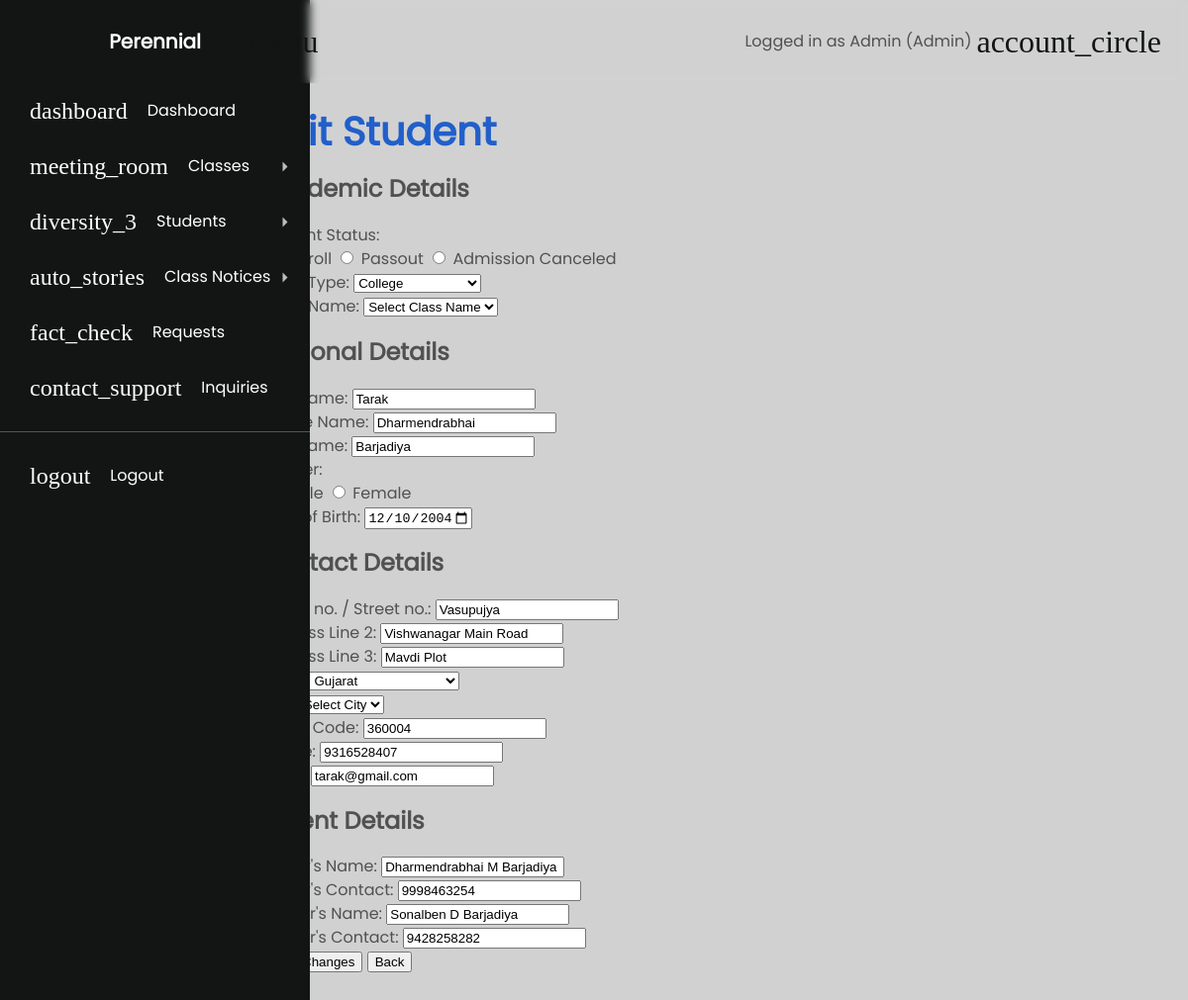
/admin/editStudent.php?id=1 (signed in), run on the app's committed database.
### tables this page shows
CREATE TABLE `student_info` (
  `id` int(11) NOT NULL,
  `class_id` int(11) NOT NULL,
  `enrollment_number` varchar(15) NOT NULL,
  `first_name` varchar(50) NOT NULL,
  `middle_name` varchar(50) NOT NULL,
  `last_name` varchar(50) NOT NULL,
  `gender` enum('Male','Female') NOT NULL,
  `stud_dob` date NOT NULL,
  `stud_address` text NOT NULL,
  `house_no` text NOT NULL,
  `address_2` text NOT NULL,
  `address_3` text NOT NULL,
  `state` text NOT NULL,
  `city` text NOT NULL,
  `postal_code` text NOT NULL,
  `stud_mobile` varchar(15) NOT NULL,
  `stud_email` varchar(50) NOT NULL,
  `father_name` varchar(50) NOT NULL,
  `father_contact` varchar(15) NOT NULL,
  `mother_name` varchar(50) NOT NULL,
  `mother_contact` varchar(15) NOT NULL,
  `fees_pending` decimal(10,2) DEFAULT 0.00,
  `fees_paid` decimal(10,2) DEFAULT 0.00,
  `paid_date` date DEFAULT NULL,
  `stud_status` enum('on roll','passout','admission canceled') NOT NULL DEFAULT 'on roll'
);

CREATE TABLE `classes` (
  `id` int(11) NOT NULL,
  `class_type` enum('College','Other') NOT NULL,
  `class_name` varchar(100) NOT NULL,
  `batch_year` year(4) NOT NULL,
  `creation_date` timestamp NOT NULL DEFAULT current_timestamp(),
  `modification_date` timestamp NOT NULL DEFAULT current_timestamp() ON UPDATE current_timestamp(),
  `class_fees` int(10) NOT NULL
);

### admin/includes/getSession.php (called while the page is built, shortened)
<?php
$userId = $_SESSION['id'];
$sql = "SELECT admin_name FROM admins WHERE id = ?";
$stmt = $conn->prepare($sql);
$stmt->bind_param("i", $userId);
$stmt->execute();
$stmt->bind_result($username);
?>

### admin/editStudent.php (the view, shortened to what this page needs)
<?php
$servername = "localhost";
$username = "root";
$password = "";
$dbname = "sms";
$conn = new mysqli($servername, $username, $password, $dbname);
$student_id = isset($_GET['id']) ? (int)$_GET['id'] : 0;
$selectedClassType = '';
if ($student_id) {
    $sql = "
        SELECT si.*, c.class_type, si.class_id AS selected_class_id, si.state AS selected_state, si.city AS selected_city
        FROM student_info si
        JOIN classes c ON si.class_id = c.id
        WHERE si.id = ?
    ";
    $stmt = $conn->prepare($sql);
    $stmt->bind_param("i", $student_id);
    $stmt->execute();
    $student = $stmt->get_result()->fetch_assoc();
    $selectedClassType = $student['class_type'];
}
$classTypes = [];
$sql = "SELECT DISTINCT class_type FROM classes";
$result = $conn->query($sql);
if ($result->num_rows > 0) {
    while ($row = $result->fetch_assoc()) {
        $classTypes[] = $row['class_type'];
    }
}
?>
<?php include "./includes/sidebar.php" ?>
<!DOCTYPE html>
<html lang="en">
<head>
</head>
<body>
    <h1>Edit Student</h1>
    <form action="handleEditStudent.php" method="post">
        <h2>Academic Details</h2>
        <div class="nice-form-group">
            <label for="Status">Student Status:</label>
            <div class="gender-select">
                <label for="onroll">Onroll</label>
                <input type="radio" id="passout" name="stud_status" value="passout" <?php echo ($student['stud_status'] == 'passout') ? 'checked' : ''; ?> required>
                <label for="passout">Passout</label>
                <input type="radio" id="admsCncl" name="stud_status" value="admission canceled" <?php echo ($student['stud_status'] == 'admission canceled') ? 'checked' : ''; ?> required>
                <label for="admsCncl">Admission Canceled</label>
            </div>
        </div>
        <div class="nice-form-group">
            <label for="class_type">Class Type:</label>
            <select id="class_type" name="class_type" onchange="updateClasses()" required>
                <?php foreach ($classTypes as $type) : ?>
                    <option value="<?php echo htmlspecialchars($type); ?>" <?php echo ($type === $selectedClassType) ? 'selected' : ''; ?>><?php echo htmlspecialchars($type); ?></option>
                <?php endforeach; ?>
            </select>
        </div>
        <div class="nice-form-group">
            <label for="class_name">Class Name:</label>
            <select id="class_name" name="class_name" required>
                <option value="">Select Class Name</option>
            </select>
        </div>
        <h2>Personal Details</h2>
        <div class="nice-form-group">
            <label for="first_name">First Name:</label>
            <input type="text" id="first_name" name="first_name" value="<?php echo htmlspecialchars($student['first_name']); ?>" required>
        </div>
        <div class="nice-form-group">
            <label for="middle_name">Middle Name:</label>
            <input type="text" id="middle_name" name="middle_name" value="<?php echo htmlspecialchars($student['middle_name']); ?>" required>
        </div>
        <div class="nice-form-group">
            <label for="last_name">Last Name:</label>
            <input type="text" id="last_name" name="last_name" value="<?php echo htmlspecialchars($student['last_name']); ?>" required>
        </div>
        <div class="nice-form-group">
            <label for="gender">Gender:</label>
            <div class="gender-select">
                <label for="male">Male</label>
                <input type="radio" id="female" name="gender" value="Female" <?php echo ($student['gender'] == 'Female') ? 'checked' : ''; ?> required>
                <label for="female">Female</label>
            </div>
        </div>
        <div class="nice-form-group">
            <label for="dob">Date of Birth:</label>
            <input type="date" id="dob" name="dob" value="<?php echo htmlspecialchars($student['stud_dob']); ?>" required min="1980-01-01" max="<?php echo date('Y-m-d', strtotime('-5 years')); ?>">
        </div>
        <h2>Contact Details</h2>
        <div class="nice-form-group">
            <label for="house_no">House no. / Street no.:</label>
            <input type="text" id="house_no" name="house_no" value="<?php echo htmlspecialchars($student['house_no']); ?>" required>
        </div>
        <div class="nice-form-group">
            <label for="address_line2">Address Line 2:</label>
            <input type="text" id="address_line2" name="address_line2" value="<?php echo htmlspecialchars($student['address_2']); ?>" required>
        </div>
        <div class="nice-form-group">
            <label for="address_line3">Address Line 3:</label>
            <input type="text" id="address_line3" name="address_line3" value="<?php echo htmlspecialchars($student['address_3']); ?>" required>
        </div>
        <div class="nice-form-group">
            <label for="state">State:</label>
            <select id="state_id" name="state_id" required>
                <option value="">Select State</option>
            </select>
        </div>
        <div class="nice-form-group">
            <label for="city">City:</label>
            <select id="city_id" name="city" required>
                <option value="">Select City</option>
            </select>
        </div>
        <div class="nice-form-group">
            <label for="postal_code">Postal Code:</label>
            <input type="text" id="postal_code" name="postal_code" value="<?php echo htmlspecialchars($student['postal_code']); ?>" required>
        </div>
        <div class="nice-form-group">
            <label for="mobile">Mobile:</label>
            <input type="text" id="mobile" name="mobile" value="<?php echo htmlspecialchars($student['stud_mobile']); ?>" required>
        </div>
        <div class="nice-form-group">
            <label for="email">Email:</label>
            <input type="email" id="email" name="email" value="<?php echo htmlspecialchars($student['stud_email']); ?>" required>
        </div>
        <h2>Parent Details</h2>
        <div class="nice-form-group">
            <label for="father_name">Father's Name:</label>
            <input type="text" id="father_name" name="father_name" value="<?php echo htmlspecialchars($student['father_name']); ?>" required>
        </div>
        <div class="nice-form-group">
            <label for="father_contact">Father's Contact:</label>
            <input type="text" id="father_contact" name="father_contact" value="<?php echo htmlspecialchars($student['father_contact']); ?>" required>
        </div>
        <div class="nice-form-group">
            <label for="mother_name">Mother's Name:</label>
            <input type="text" id="mother_name" name="mother_name" value="<?php echo htmlspecialchars($student['mother_name']); ?>" required>
        </div>
        <div class="nice-form-group">
            <label for="mother_contact">Mother's Contact:</label>
            <input type="text" id="mother_contact" name="mother_contact" value="<?php echo htmlspecialchars($student['mother_contact']); ?>" required>
        </div>
        <button type="submit" class="input-button">Save Changes</button>
        <button type="button" class="input-button" onclick="handleBack()">Back</button>
    </form>
</body>
</html>

### admin/includes/sidebar.php (shortened to what this page needs)
<?php include "./includes/dbconnection.php" ?>
<?php include "./includes/getSession.php" ?>
<?php
$current_page = basename($_SERVER['PHP_SELF']);
?>
<link rel="stylesheet" href="./css/sidebar.css">
<div class='dashboard'>
    <div class="dashboard-nav">
        <header class="collapsed-header">
            <a href="#" class="brand-logo">
                <span>Perennial</span>
            </a>
        </header>
        <nav class="dashboard-nav-list">
            <a href="./dashboard.php" class="dashboard-nav-item <?php echo $current_page == 'dashboard.php' ? 'active' : ''; ?>">
                <span class="nav-m-icon">dashboard</span>
                <span>Dashboard</span>
            </a>
            <div class='dashboard-nav-dropdown'>
                <a href="#!" class="dashboard-nav-item dashboard-nav-dropdown-toggle <?php echo in_array($current_page, ['addClass.php', 'manageClass.php']) ? 'active' : ''; ?>">
                    <span class="nav-m-icon">meeting_room</span>
                    <span>Classes</span>
                </a>
            </div>
            <div class='dashboard-nav-dropdown'>
                <a href="#!" class="dashboard-nav-item dashboard-nav-dropdown-toggle <?php echo in_array($current_page, ['addStudent.php', 'manageStudents.php', 'fees.php', 'notifications.php']) ? 'active' : ''; ?>">
                    <span class="nav-m-icon">diversity_3</span>
                    <span>Students</span>
                </a>
            </div>
            <div class='dashboard-nav-dropdown'>
                <a href="#!" class="dashboard-nav-item dashboard-nav-dropdown-toggle <?php echo in_array($current_page, ['addClassNotice.php', 'manageClassNotices.php']) ? 'active' : ''; ?>">
                    <span class="nav-m-icon">auto_stories</span>
                    <span>Class Notices</span>
                </a>
            </div>
            <a href="./requests.php" class="dashboard-nav-item <?php echo $current_page == 'requests.php' ? 'active' : ''; ?>">
                <span class="nav-m-icon">fact_check</span>
                <span>Requests</span>
            </a>
            <a href="./inquiries.php" class="dashboard-nav-item <?php echo $current_page == 'inquiries.php' ? 'active' : ''; ?>">
                <span class="nav-m-icon">contact_support</span>
                <span>Inquiries</span>
            </a>
            <div class="nav-item-divider"></div>
            <a href="./logout.php" class="dashboard-nav-item">
                <span class="nav-m-icon">logout</span>
                <span>Logout</span>
            </a>
        </nav>
    </div>
    <div class='dashboard-app'>
        <header class='dashboard-toolbar'>
            <a href="#!" class="menu-toggle">
                <span class="m-icon">menu</span>
            </a>
            <div style="display: flex; align-items: center;">
                <div style="margin-right: 5px;">Logged in as <?php echo htmlspecialchars($username); ?>  (Admin)</div>
                <a href="./myProfile.php">
                    <span class="m-icon">account_circle</span>
                </a>
            </div>
        </header>
        <div class='dashboard-content'>

### admin/css/sidebar.css (style rules this page uses)
*, *::before, *::after { box-sizing: border-box; }
nav, body, h1, h2, h3, h4, h5, h6, p, a { display: block; margin: 0; padding: 0; background: none; color: inherit; text-align: left; }
.dashboard-content h1 { color: #215fca; font-weight: 700; }
.dashboard-content h2 { font-weight: 600; margin: 20px 0; }
body { font-family: "PRegular"; font-size: 1rem; font-weight: 400; line-height: 1.5; color: #515151; background-color: #d1d1d1; }
a { color: #3f84fc; text-decoration: none; }
h1, h2, h3, h4, h5, h6 { margin-bottom: 0.5rem; font-weight: 500; line-height: 1.2; }
h1 { font-size: 2.5rem; font-weight: normal; }
.dashboard { display: flex; min-height: 100vh; }
.dashboard-app { display: flex; flex-direction: column; flex-grow: 2; margin-top: 84px; }
.dashboard-content { flex-grow: 2; padding: 25px; }
.dashboard-nav { user-select: none; min-width: 238px; position: fixed; top: 0; bottom: 0; overflow: auto; background-color: #131515; -ms-overflow-style: none; scrollbar-width: none; overflow-y: scroll; }
.dashboard-nav header { min-height: 84px; padding: 8px 27px; display: flex; justify-content: center; align-items: center; }
.dashboard-nav a { color: #fff; }
.brand-logo { font-weight: bold; font-size: 20px; display: flex; align-items: center; }
.dashboard-nav-list { display: flex; flex-direction: column; }
.dashboard-nav-item { min-height: 56px; padding: 8px 20px 8px 20px; display: flex; align-items: center; transition: ease-out 0.2s; }
.dashboard-nav-item span { margin: 0 10px; }
.dashboard-nav-dropdown { display: flex; flex-direction: column; }
.dashboard-nav-dropdown-toggle:after { content: ""; margin-left: auto; display: inline-block; width: 0; height: 0; border-left: 5px solid transparent; border-right: 5px solid transparent; border-bottom: 5px solid rgba(255, 255, 255, 0.72); transform: rotate(90deg); }
.menu-toggle { position: relative; width: 42px; height: 42px; display: flex; align-items: center; justify-content: center; color: #2b2a2a; }
.m-icon { font-family: "MaterialRounded"; font-size: 2em; color: #131515; }
.nav-m-icon { font-family: "MaterialOutlined"; font-size: 1.5em; }
.dashboard-toolbar { min-height: 84px; background-color: #2c2c2c00; display: flex; backdrop-filter: blur(5px); justify-content: space-between; align-items: center; padding: 8px 27px; position: fixed; top: 0; right: 0; left: 0; z-index: 1000; }
.nav-item-divider { height: 1px; margin: 1rem 0; overflow: hidden; background-color: rgba(236, 238, 239, 0.3); }
@media (min-width: 992px) { .dashboard-app { margin-left: 238px; } }
@media (min-width: 992px) { .dashboard-toolbar { left: 238px; } }

### data on the page
student_info: stud_status "☐ Passout", stud_status "☐ Admission Canceled", first_name "Tarak", middle_name "Dharmendrabhai", last_name "Barjadiya", gender "☐ Female", dob "12/10/2004", house_no "Vasupujya", address_line2 "Vishwanagar Main Road", address_line3 "Mavdi Plot", postal_code "360004", mobile "9316528407", email "tarak@gmail.com", father_name "Dharmendrabhai M Barjadiya", father_contact "9998463254", mother_name "Sonalben D Barjadiya", mother_contact "9428258282"
classes: class_type "College"

### other printed values
$username "Admin"
